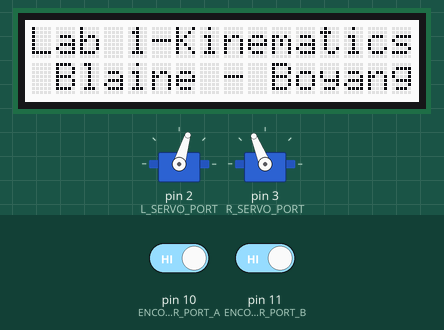
Bench run of a sketch on a simulated Arduino Uno, built with avr-gcc and run on an emulated ATmega328P. Shown: 2 × servo, 16×2 character LCD. The inputs (shaded band) are chosen by the test bench; at power-on: pin 10 (ENCODER_PORT_A) HIGH, pin 11 (ENCODER_PORT_B) HIGH. What the sketch prints to the serial monitor is not drawn.

Above: at 0.1 s.
At 19.2 s:
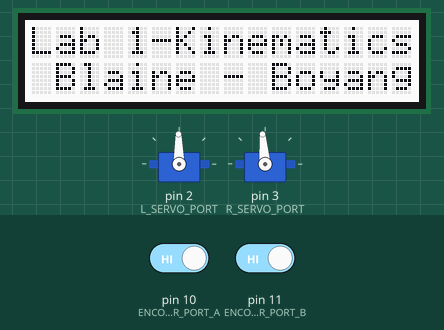
At 38.2 s:
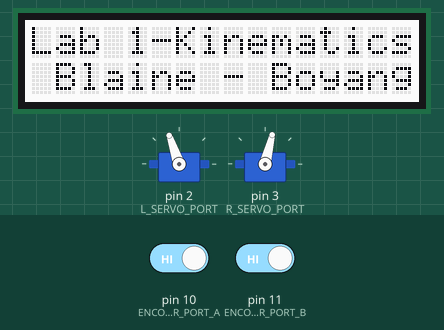
Timing chart, 0 to 40.0 s (numbered marks = the images above):
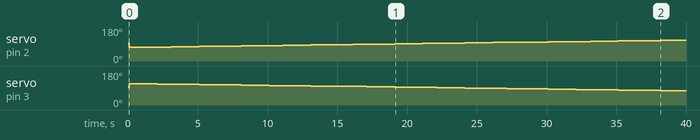

Measured:
- by itself, servo on pin 2 (L_SERVO_PORT): 93° → 73° at 0.09 s, → 74° 2.0 s later, → 75° 1.0 s later, → 76° 1.0 s later, … (38 changes in this stretch)
- by itself, servo on pin 3 (R_SERVO_PORT): 93° → 112° at 0.09 s, → 111° 2.0 s later, → 110° 1.0 s later, → 109° 1.0 s later, … (38 changes in this stretch)

The sketch:

Task2.ino
```cpp
#include <Adafruit_RGBLCDShield.h>
#include <utility/Adafruit_MCP23017.h>
#include "MyEncoders.h"
#include "MyServos.h"

Adafruit_RGBLCDShield lcd = Adafruit_RGBLCDShield();

#define RED    0x1      //RGB SHIELD
#define GREEN  0x2      //color codes
#define YELLOW 0x3
#define BLUE   0x4
#define VIOLET 0x5
#define TEAL   0x6
#define WHITE  0x7

void setup() {
    Serial.begin(9600);
    LServo.attach(L_SERVO_PORT);
    RServo.attach(R_SERVO_PORT);
    setSpeeds(0, 0);

    lcd.begin(16, 2);                     //SET UP LCD DISPLAY
    lcd.print("Lab 1-Kinematics");
    lcd.setCursor(1, 6);
    lcd.print("Blaine - Boyang");
    lcd.setBacklight(WHITE);

    initEncoders();

    calibrateSpeeds();
    delay(1000);
    setSpeeds(0, 0);
}

void loop() {
}
```

MyEncoders.h
```cpp
#include <PinChangeInt.h>

#ifndef __MY_ENCODERS__
#define __MY_ENCODERS__

#define ENCODER_PORT_A 10
#define ENCODER_PORT_B 11

volatile unsigned long lEncCount = 0;
volatile unsigned long rEncCount = 0;
volatile unsigned long lEncLast = 0;
volatile unsigned long rEncLast = 0;

unsigned long LOld, LNew, ROld, RNew;

int lEncPin = 10;
int rEncPin = 11;

//this function sets the tick counts to 0
void resetCounts() {
    noInterrupts();
    lEncCount = 0;
    rEncCount = 0;
    interrupts();
}

//this function should return the left and right tickcounts
//since either the start of the program or the last
//call to the function resetCounts()
void getCounts(unsigned long counts[]) {
    noInterrupts();
    counts[0] = lEncCount;
    counts[1] = rEncCount;
    interrupts();
}

//this function should return the instantaneous speeds of the wheels
//meassured in revolutions per second. uses timestamps and not the counts of the encoder
void getSpeeds(float speeds[]) {
    noInterrupts();                             // disable interrupts
    unsigned long LeftOld = LOld;               // copying global variables to local variables
    unsigned long LeftNew = LNew;
    unsigned long RightOld = ROld;
    unsigned long RightNew = RNew;
    interrupts();                               // re-enable interrups

    unsigned long lDelta = LeftNew - LeftOld;   // use local variables to calculate speed
    unsigned long rDelta = RightNew - RightOld;
    unsigned long currentTime = millis();

    unsigned long rDeltaNew = currentTime - RightNew;
    unsigned long lDeltaNew = currentTime - LeftNew;

    if (rDeltaNew > rDelta) {
        rDelta = rDeltaNew;
    }
    if (lDeltaNew > lDelta) {
        lDelta = lDeltaNew;
    }
    speeds[0] = (1.0 / 32.0) * (1000 / lDelta);
    speeds[1] = (1.0 / 32.0) * (1000 / rDelta);
}

void leftInterrupt() {      //left interrupt
    LOld = LNew;
    LNew = millis();
    lEncCount++;
}

void rightInterrupt() {     //right interrupt
    ROld = RNew;
    RNew = millis();
    rEncCount++;
}

//this function should include whatever code necessary to initialize this module
void initEncoders() {
    pinMode(lEncPin, INPUT_PULLUP);
    pinMode(rEncPin, INPUT_PULLUP);

    PCintPort::attachInterrupt(ENCODER_PORT_A, &leftInterrupt, FALLING);
    PCintPort::attachInterrupt(ENCODER_PORT_B, &rightInterrupt, FALLING);
}
#endif
```

MyServos.h
```cpp
#include <Servo.h>
#include "MyEncoders.h"

#ifndef __MY_SERVOS__
#define __MY_SERVOS__

#define L_SERVO_PORT 2
#define R_SERVO_PORT 3

Servo LServo, RServo;                   //initialize servos

float lArray[41], rArray[41];           //initialize array for calibrateSpeeds()

//this function should set the left and right speeds of the wheel
//when both inputs are positive the robot should move forward
//when both inputs are negative the robot should move backward
//microsLeft should encode the left wheel velocity and viceversa
void setSpeeds(int microsLeft, int microsRight) {
    LServo.writeMicroseconds(microsLeft + 1500);
    RServo.writeMicroseconds(1500 - microsRight);
}

//this function is meant for doing whatever necessary for the
//functions 'setSpeedsIPS' and 'setSpeedsRPS' to work properly
// reset count, set speed, delay(time), getCounts
void calibrateSpeeds() {
    int i = 0;
    unsigned long speedArray[2];

    Serial.println("Calibration Table");
    Serial.println("\ni\tInput Micros\tLeft Speed\tRight Speed");

    setSpeeds(-200, -200);                  //start motor first
    delay(1000);                            //delay before looping

    for (i = 0; i <= 40; ++i) {
        int inc = -200 + 10 * i;
        setSpeeds(inc, inc);
        resetCounts();
        delay(1000);                        //deltaT = 1000
        getCounts(speedArray);

        float leftSpeed =  (speedArray[0] / 32.0);  //divide by holes
        float rightSpeed = (speedArray[1] / 32.0);

        if (i < 20) {                       //invert values
            leftSpeed = 0 - leftSpeed;      //for negatives
            rightSpeed = 0 - rightSpeed;
        }
        lArray[i] = leftSpeed;
        rArray[i] = rightSpeed;

        Serial.print(i);                    //serial confirmation
        Serial.print("\t");                 //for calibrated values
        Serial.print(inc);
        Serial.print("\t\t");
        Serial.print(lArray[i], 4);
        Serial.print("\t\t");
        Serial.println(rArray[i], 4);
    }
    Serial.println("\nCalibration Done\n");
}

void fakeCal() {                            //creates array of fake values for
    int i = 0;                              //testing purposes only
    Serial.println("Calibration Table");
    for (float j = -.8; j <= .81; j += .04) {
        lArray[i] = j;
        rArray[i] = j;
        Serial.print("\ni: ");              //serial confirmation
        Serial.print(i);                    //for set values
        Serial.print("    Left Speed: ");
        Serial.print(lArray[i], 4);
        Serial.print("    Right Speed: ");
        Serial.print(rArray[i], 4);
        i++;
    }
    Serial.println("\nCalibration Done\n");
}

//same as the function setSpeeds, but the inputs now indicate
//the revolutions per secont (rps) at which each wheel should spin
void setSpeedsRPS(float rpsLeft, float rpsRight) {
    int i = 0;
    float lMicrosRPS = 0, rMicrosRPS = 0;

    if (rpsLeft < lArray[0]) {                  //condition for extreme
        rpsLeft = lArray[0];                    //high/low RPS inputs
    } if (rpsLeft > lArray[40]) {
        rpsLeft = lArray[40];
    } if (rpsRight < rArray[0]) {
        rpsRight = rArray[0];
    } if (rpsRight > rArray[40]) {
        rpsRight = rArray[40];
    }

    for (i = 0; lArray[i] <= rpsLeft; i++) {    //interpolation
        float lx = lArray[i];                   //for between intervals
        float ly = lArray[i + 1];
        lMicrosRPS = -200 + 10 * i + 10 * (rpsLeft - lx) / (ly - lx);
    }
    for (i = 0; rArray[i] <= rpsRight; i++) {
        float rx = rArray[i];
        float ry = rArray[i + 1];
        rMicrosRPS = -200 + 10 * i + 10 * (rpsRight - rx) / (ry - rx);
    }
    setSpeeds(lMicrosRPS, rMicrosRPS);
}

//same as the function setSpeeds, but the inputs now indicate
//the inches per second (ips) at which each wheel should spin
void setSpeedsIPS(float ipsLeft, float ipsRight) {
    float tempLeft = ipsLeft / 8.2;       //circumference = Pi*2.61(diameter) = 8.2;
    float tempRight = ipsRight / 8.2;     //converts IPS to RPS
    setSpeedsRPS(tempLeft, tempRight);    //call setSpeeds
}

//this function should make the robot move with a linear speed of v
//measured in inches per second, and an angular speed of w
//in rads per second. Positive ws should indicate a counterclockwise spin.
void setSpeedsvw(float v, float w) {
    float V = v;
    float W = w;
    float R = V / W;                //various functions obtained from
    float d = 3.95;                 //slides from lectures on kinematics
    float vR = W * (R + (d / 2));
    float vL = W * (R - (d / 2));

    if (W == 0) {                   //prevent divide by zero error
        vL = vR = V;                //only use V
    }
    setSpeedsIPS(vL, vR);

    Serial.print("\n\nvL: ");       //serial confirmation
    Serial.print(vL);               //for vL and vR values
    Serial.print("\tvR: ");
    Serial.print(vR);
}
#endif
```
